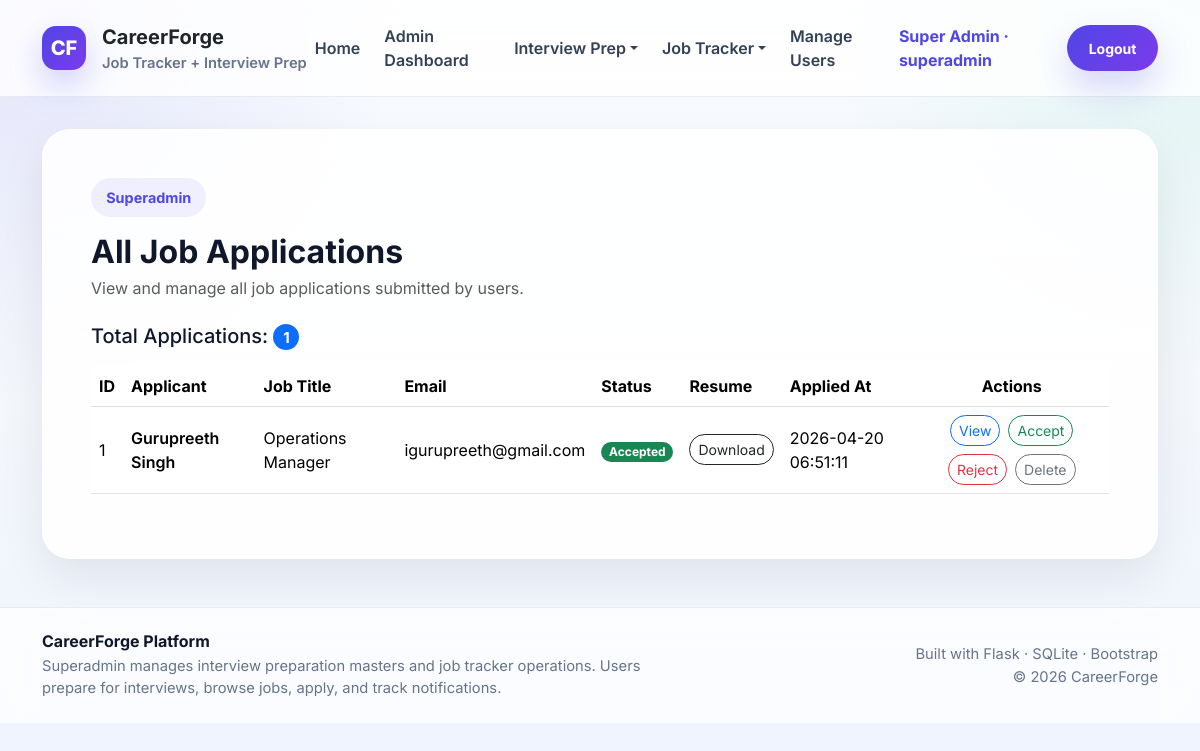
The app's page /superadmin/applications (signed in) with its own data.
### tables this page shows
CREATE TABLE job_applications (
            id INTEGER PRIMARY KEY AUTOINCREMENT,
            job_id INTEGER NOT NULL,
            user_id INTEGER NOT NULL,
            full_name TEXT,
            email TEXT,
            phone TEXT,
            resume TEXT,
            cover_letter TEXT,
            status TEXT DEFAULT 'Pending',
            created_at TIMESTAMP DEFAULT CURRENT_TIMESTAMP,
            FOREIGN KEY (job_id) REFERENCES jobs(id) ON DELETE CASCADE,
            FOREIGN KEY (user_id) REFERENCES users(id) ON DELETE CASCADE
        );

CREATE TABLE jobs (
            id INTEGER PRIMARY KEY AUTOINCREMENT,
            title TEXT NOT NULL,
            company TEXT,
            location TEXT,
            salary TEXT,
            description TEXT,
            is_active INTEGER DEFAULT 1,
            created_by INTEGER,
            created_at TIMESTAMP DEFAULT CURRENT_TIMESTAMP,
            FOREIGN KEY (created_by) REFERENCES users(id)
        );

### app.py (the view)
@app.route("/superadmin/applications")
@login_required
@role_required("superadmin")
def all_applications():
    db = get_db()
    apps = db.execute(
        """
        SELECT ja.*, j.title, j.company, u.full_name AS user_full_name
        FROM job_applications ja
        JOIN jobs j ON ja.job_id = j.id
        JOIN users u ON ja.user_id = u.id
        ORDER BY ja.id DESC
        """
    ).fetchall()
    return render_template("all_applications.html", apps=apps)

### app.py (called while the page is built)
def get_db():
    if "db" not in g:
        g.db = sqlite3.connect(DATABASE)
        g.db.row_factory = sqlite3.Row
        g.db.execute("PRAGMA foreign_keys = ON")
    return g.db

def login_required(f):
    @wraps(f)
    def decorated_function(*args, **kwargs):
        if "user_id" not in session:
            flash("Please login first.", "warning")
            return redirect(url_for("login"))
        return f(*args, **kwargs)
    return decorated_function

def role_required(required_role):
    def decorator(f):
        @wraps(f)
        def decorated_function(*args, **kwargs):
            if "user_id" not in session:
                flash("Please login first.", "warning")
                return redirect(url_for("login"))
            if session.get("role") != required_role:
                flash("You are not authorized to access this page.", "danger")
                return redirect(url_for("login"))
            return f(*args, **kwargs)
        return decorated_function
    return decorator

@app.context_processor
def inject_user():
    unread_notifications = 0
    if "user_id" in session:
        try:
            db = get_db()
            unread_notifications = db.execute(
                """
                SELECT COUNT(*) AS count
                FROM notifications
                WHERE user_id = ? AND is_read = 0
                """,
                (session.get("user_id"),),
            ).fetchone()["count"]
        except Exception:
            unread_notifications = 0
    return {
        "current_user_name": session.get("full_name"),
        "current_user_role": session.get("role"),
        "current_user_id": session.get("user_id"),
        "is_logged_in": "user_id" in session,
        "unread_notifications_count": unread_notifications,
    }

### templates/all_applications.html (shortened to what this page needs)
{% extends "base.html" %}
{% block content %}
<div class="glass-card p-4 p-md-5">
    <div class="d-flex justify-content-between align-items-center flex-wrap gap-2 mb-4">
        <div>
            <span class="section-pill">Superadmin</span>
            <h2 class="fw-bold mt-3 mb-1">All Job Applications</h2>
            <p class="text-muted mb-0">View and manage all job applications submitted by users.</p>
        </div>
    </div>
    <div class="d-flex justify-content-between align-items-center flex-wrap gap-2 mb-3">
        <h5 class="mb-0">Total Applications: <span class="badge bg-primary rounded-pill">{{ apps|length }}</span></h5>
    </div>
    <div class="table-responsive">
        <table class="table align-middle">
            <thead>
                <tr>
                    <th>ID</th>
                    <th>Applicant</th>
                    <th>Job Title</th>
                    <th>Email</th>
                    <th>Status</th>
                    <th>Resume</th>
                    <th>Applied At</th>
                    <th class="text-center">Actions</th>
                </tr>
            </thead>
            <tbody>
                {% if apps %}
                {% for app in apps %}
                <tr>
                    <td>{{ app.id }}</td>
                    <td class="fw-semibold">{{ app.full_name }}</td>
                    <td>{{ app.title }}</td>
                    <td>{{ app.email }}</td>
                    <td>
                        {% if app.status == 'Accepted' %}
                        <span class="badge bg-success rounded-pill">{{ app.status }}</span>
                        {% elif app.status == 'Rejected' %}
                        <span class="badge bg-danger rounded-pill">{{ app.status }}</span>
                        {% else %}
                        <span class="badge bg-warning text-dark rounded-pill">{{ app.status }}</span>
                        {% endif %}
                    </td>
                    <td>
                        {% if app.resume %}
                        <a href="{{ url_for('download_resume', filename=app.resume) }}"
                            class="btn btn-sm btn-outline-dark rounded-pill">Download</a>
                        {% else %}
                        -
                        {% endif %}
                    </td>
                    <td>{{ app.created_at }}</td>
                    <td>
                        <div class="d-flex flex-wrap gap-2 justify-content-center">
                            <a href="{{ url_for('single_application', application_id=app.id) }}"
                                class="btn btn-sm btn-outline-primary rounded-pill">View</a>
                            <a href="{{ url_for('update_application', app_id=app.id, status='Accepted') }}"
                                class="btn btn-sm btn-outline-success rounded-pill">Accept</a>
                            <a href="{{ url_for('update_application', app_id=app.id, status='Rejected') }}"
                                class="btn btn-sm btn-outline-danger rounded-pill">Reject</a>
                            <form method="POST" action="{{ url_for('delete_application', application_id=app.id) }}"
                                onsubmit="return confirm('Delete this application?');">
                                <button type="submit"
                                    class="btn btn-sm btn-outline-secondary rounded-pill">Delete</button>
                            </form>
                        </div>
                    </td>
                </tr>
                {% endfor %}
                {% else %}
                <tr>
                    <td colspan="8" class="text-center text-muted py-4">No job applications found.</td>
                </tr>
                {% endif %}
            </tbody>
        </table>
    </div>
</div>
{% endblock %}

### templates/base.html (style rules this page uses)
:root { --text: #0f172a; --muted: #64748b; --line: rgba(15, 23, 42, 0.08); --card: rgba(255, 255, 255, 0.88); --primary: #4f46e5; --primary-2: #7c3aed; --success: #059669; --warning: #d97706; --danger: #dc2626; }
body { margin: 0; font-family: "Inter", sans-serif; color: var(--text); background: radial-gradient(circle at top left, rgba(79, 70, 229, 0.12), transparent 28%), radial-gradient(circle at top right, rgba(16, 185, 129, 0.10), transparent 26%), linear-gradient(180deg, #f8fbff 0%, #f4f7fb 48%, #eef4ff 100%); min-height: 100vh; }
.glass-card { background: var(--card); border: 1px solid rgba(255, 255, 255, 0.7); box-shadow: 0 18px 45px rgba(15, 23, 42, 0.08); border-radius: 28px; }
.section-pill { display: inline-flex; align-items: center; gap: .5rem; border-radius: 999px; padding: .55rem .95rem; background: rgba(79, 70, 229, 0.08); color: var(--primary); font-size: .9rem; font-weight: 700; }

### records on screen
job_applications: id "1", full_name "Gurupreeth Singh", title "Operations Manager", email "igurupreeth@gmail.com", status "Accepted", created_at "2026-04-20 06:51:11"

### other values on screen
{{ current_user_name }} "Super Admin"
{{ current_user_role }} "superadmin"
{{ apps|length }} "1"
